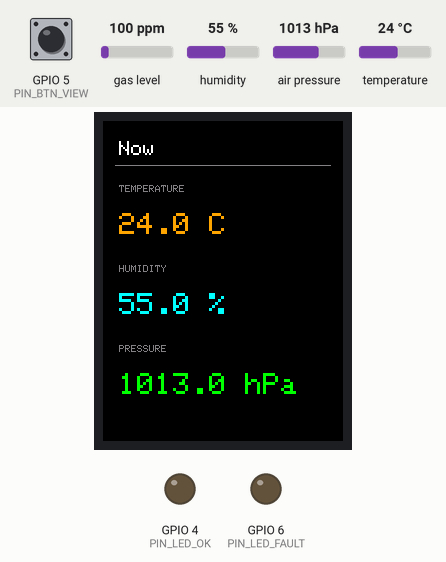
Bench run of a program on a simulated ESP32-S3. On the bench: 240×320 colour display, output pins drawn as LEDs (lit = HIGH). Inputs (shaded band) come from the test bench; at power-on: GPIO 5 (PIN_BTN_VIEW) HIGH, humidity 55 %, air pressure 1013 hPa, temperature 24 °C, gas level 100 ppm. Storage starts empty; pins used as bus, display or sensor lines are not drawn; what the program prints to the serial monitor is not drawn.

Above: at 3.5 s.
3.6 s: GPIO 5 (PIN_BTN_VIEW) pulled LOW for 0.15 s
At 4.3 s:
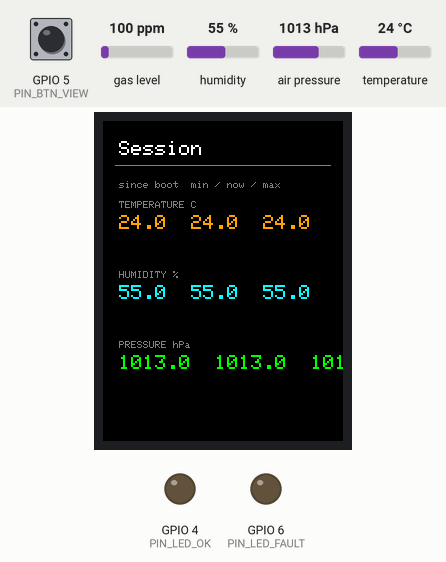
5.2 s: GPIO 5 (PIN_BTN_VIEW) pulled LOW for 1 s
At 6.3 s:
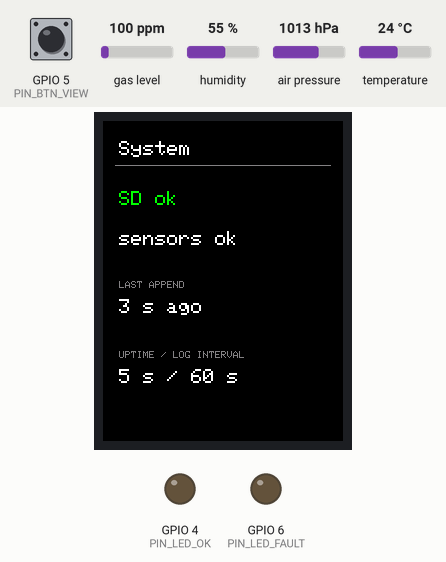
10.1 s: GPIO 5 (PIN_BTN_VIEW) pulled LOW for 0.15 s
At 11.3 s:
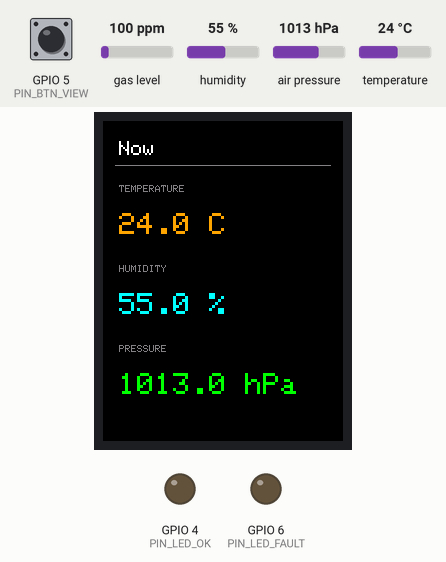
11.7 s: humidity set to 22 %
At 13.1 s:
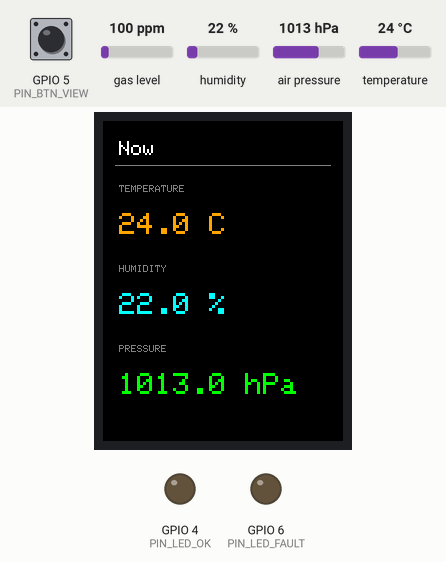
14.1 s: air pressure set to 952 hPa
At 15.8 s:
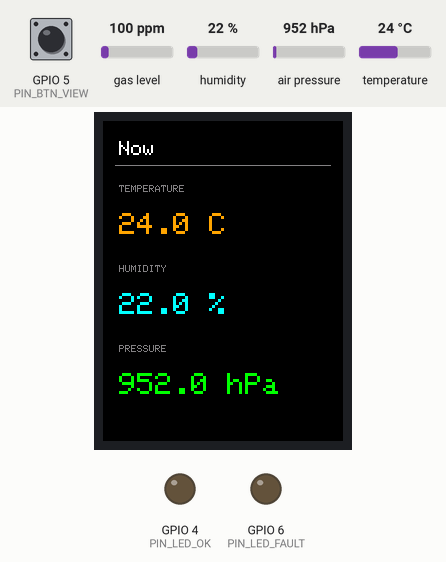
16.1 s: temperature set to 12 °C
At 17.4 s:
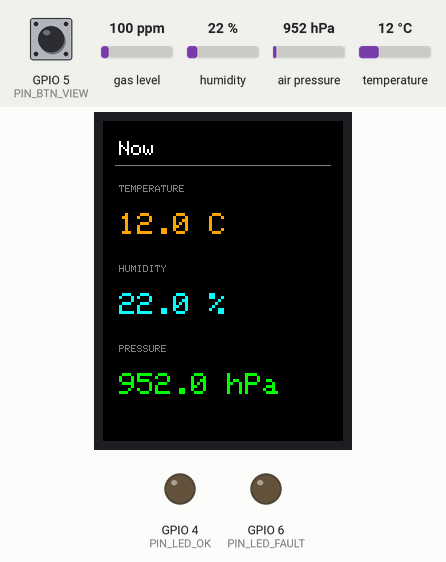
Timing chart, 0 to 64.1 s (numbered marks = the images above; inputs shaded):
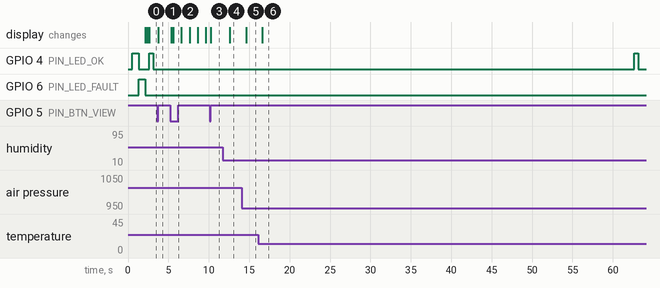

The program:

main.cpp
```cpp
#include <Arduino.h>
#include <SPI.h>
#include <Wire.h>
#include <SdFat.h>
#include <Adafruit_GFX.h>
#include <Adafruit_ST7789.h>
#include <Adafruit_SHT4x.h>
#include <Adafruit_BMP3XX.h>

// Lab pin map — docs/hardware.md
static const int PIN_SDA = 8;
static const int PIN_SCL_I2C = 18;
static const uint8_t BMP390_ADDR = 0x77;

static const int TFT_SCK = 12;
static const int TFT_MOSI = 11;
static const int TFT_CS = 10;
static const int TFT_DC = 9;
static const int TFT_RST = 7;

static const int SD_MISO = 14;
static const int SD_CS = 13;

// Phase 9 controls — tact to GND (pull-up), LEDs via resistor to GND
static const int PIN_BTN_VIEW = 5;
static const int PIN_LED_OK = 4;
static const int PIN_LED_FAULT = 6;

static const uint32_t UI_PERIOD_MS = 1000;
static const uint32_t LOG_PERIOD_MS = 60000;
static const uint32_t BTN_DEBOUNCE_MS = 40;
static const uint32_t LED_OK_MS = 500;
static const char *LOG_PATH = "/climate.csv";

static const uint16_t COL_BG = ST77XX_BLACK;
static const uint16_t COL_LABEL = 0x8410;
static const uint16_t COL_TEMP = 0xFD20;
static const uint16_t COL_HUM = 0x07FF;
static const uint16_t COL_PRES = 0x07E0;
static const uint16_t COL_TITLE = ST77XX_WHITE;
static const uint16_t COL_WARN = 0xF800;

Adafruit_ST7789 tft = Adafruit_ST7789(TFT_CS, TFT_DC, TFT_RST);
Adafruit_SHT4x sht4;
Adafruit_BMP3XX bmp;
SdFat sd;

enum View : uint8_t { VIEW_NOW = 0, VIEW_SESSION = 1, VIEW_SYSTEM = 2, VIEW_COUNT = 3 };

static View view = VIEW_NOW;
static bool view_dirty = true;
static bool sd_ok = false;
static bool sensor_fault = false;
static uint32_t last_ui_ms = 0;
static uint32_t last_log_ms = 0;
static uint32_t last_append_ms = 0;
static uint32_t led_ok_until = 0;

static bool btn_stable = true;  // pull-up idle high
static bool btn_last_raw = true;
static uint32_t btn_edge_ms = 0;

struct Sample {
  float temp_c;
  float humidity;
  float pressure_hpa;
};

static Sample live = {NAN, NAN, NAN};
static Sample sess_min = {NAN, NAN, NAN};
static Sample sess_max = {NAN, NAN, NAN};
static bool sess_init = false;

// Last painted strings — skip SPI when unchanged
static char painted_now_t[20] = "";
static char painted_now_h[20] = "";
static char painted_now_p[20] = "";
static char painted_sess_t[40] = "";
static char painted_sess_h[40] = "";
static char painted_sess_p[40] = "";
static char painted_sys_sd[16] = "";
static char painted_sys_sens[16] = "";
static char painted_sys_age[24] = "";
static char painted_sys_up[28] = "";

static void setFaultLed(bool on) { digitalWrite(PIN_LED_FAULT, on ? HIGH : LOW); }
static void pulseOkLed() {
  digitalWrite(PIN_LED_OK, HIGH);
  led_ok_until = millis() + LED_OK_MS;
}

static void updateSession(const Sample &s) {
  if (!sess_init) {
    sess_min = sess_max = s;
    sess_init = true;
    return;
  }
  if (s.temp_c < sess_min.temp_c) sess_min.temp_c = s.temp_c;
  if (s.temp_c > sess_max.temp_c) sess_max.temp_c = s.temp_c;
  if (s.humidity < sess_min.humidity) sess_min.humidity = s.humidity;
  if (s.humidity > sess_max.humidity) sess_max.humidity = s.humidity;
  if (s.pressure_hpa < sess_min.pressure_hpa) sess_min.pressure_hpa = s.pressure_hpa;
  if (s.pressure_hpa > sess_max.pressure_hpa) sess_max.pressure_hpa = s.pressure_hpa;
}

// Opaque text: paint glyph + background so we never fillScreen on refresh.
static void paintField(int x, int y, uint8_t size, uint16_t fg, const char *text,
                       int width_chars, char *cache, size_t cache_len) {
  char buf[48];
  if (width_chars >= (int)sizeof(buf)) {
    width_chars = (int)sizeof(buf) - 1;
  }
  snprintf(buf, sizeof(buf), "%-*s", width_chars, text);
  if (cache != nullptr && cache_len > 0 && strncmp(cache, buf, cache_len) == 0) {
    return;
  }
  tft.setTextWrap(false);
  tft.setTextSize(size);
  tft.setTextColor(fg, COL_BG);
  tft.setCursor(x, y);
  tft.print(buf);
  if (cache != nullptr && cache_len > 0) {
    strncpy(cache, buf, cache_len - 1);
    cache[cache_len - 1] = '\0';
  }
}

static void clearPaintCache() {
  painted_now_t[0] = painted_now_h[0] = painted_now_p[0] = '\0';
  painted_sess_t[0] = painted_sess_h[0] = painted_sess_p[0] = '\0';
  painted_sys_sd[0] = painted_sys_sens[0] = '\0';
  painted_sys_age[0] = painted_sys_up[0] = '\0';
}

static void drawTitleChrome(const char *title) {
  tft.fillScreen(COL_BG);
  clearPaintCache();
  tft.setTextWrap(false);
  tft.setTextColor(COL_TITLE, COL_BG);
  tft.setTextSize(2);
  tft.setCursor(16, 20);
  tft.print(title);
  tft.drawFastHLine(12, 44, 216, COL_LABEL);
}

static void drawNowChrome() {
  drawTitleChrome("Now");
  tft.setTextSize(1);
  tft.setTextColor(COL_LABEL, COL_BG);
  tft.setCursor(16, 64);
  tft.print("TEMPERATURE");
  tft.setCursor(16, 144);
  tft.print("HUMIDITY");
  tft.setCursor(16, 224);
  tft.print("PRESSURE");
}

static void drawNowValues(const Sample &s) {
  if (isnan(s.temp_c)) {
    return;
  }
  char buf[20];
  snprintf(buf, sizeof(buf), "%.1f C", s.temp_c);
  paintField(16, 92, 3, COL_TEMP, buf, 12, painted_now_t, sizeof(painted_now_t));

  snprintf(buf, sizeof(buf), "%.1f %%", s.humidity);
  paintField(16, 172, 3, COL_HUM, buf, 12, painted_now_h, sizeof(painted_now_h));

  snprintf(buf, sizeof(buf), "%.1f hPa", s.pressure_hpa);
  paintField(16, 252, 3, COL_PRES, buf, 14, painted_now_p, sizeof(painted_now_p));
}

static void drawSessionChrome() {
  drawTitleChrome("Session");
  tft.setTextSize(1);
  tft.setTextColor(COL_LABEL, COL_BG);
  tft.setCursor(16, 60);
  tft.print("since boot  min / now / max");
  tft.setCursor(16, 80);
  tft.print("TEMPERATURE C");
  tft.setCursor(16, 150);
  tft.print("HUMIDITY %");
  tft.setCursor(16, 220);
  tft.print("PRESSURE hPa");
}

static void drawSessionValues(const Sample &now) {
  char buf[40];
  if (!sess_init) {
    paintField(16, 94, 2, COL_TEMP, "--", 22, painted_sess_t, sizeof(painted_sess_t));
    paintField(16, 164, 2, COL_HUM, "--", 22, painted_sess_h, sizeof(painted_sess_h));
    paintField(16, 234, 2, COL_PRES, "--", 22, painted_sess_p, sizeof(painted_sess_p));
    return;
  }
  snprintf(buf, sizeof(buf), "%.1f  %.1f  %.1f", sess_min.temp_c, now.temp_c,
           sess_max.temp_c);
  paintField(16, 94, 2, COL_TEMP, buf, 22, painted_sess_t, sizeof(painted_sess_t));

  snprintf(buf, sizeof(buf), "%.1f  %.1f  %.1f", sess_min.humidity, now.humidity,
           sess_max.humidity);
  paintField(16, 164, 2, COL_HUM, buf, 22, painted_sess_h, sizeof(painted_sess_h));

  snprintf(buf, sizeof(buf), "%.1f  %.1f  %.1f", sess_min.pressure_hpa,
           now.pressure_hpa, sess_max.pressure_hpa);
  paintField(16, 234, 2, COL_PRES, buf, 22, painted_sess_p, sizeof(painted_sess_p));
}

static void drawSystemChrome() {
  drawTitleChrome("System");
  tft.setTextSize(1);
  tft.setTextColor(COL_LABEL, COL_BG);
  tft.setCursor(16, 160);
  tft.print("LAST APPEND");
  tft.setCursor(16, 230);
  tft.print("UPTIME / LOG INTERVAL");
}

static void drawSystemValues(uint32_t now_ms) {
  char buf[48];
  const char *sd_txt = sd_ok ? "SD ok" : "SD FAIL";
  paintField(16, 70, 2, sd_ok ? COL_PRES : COL_WARN, sd_txt, 12, painted_sys_sd,
             sizeof(painted_sys_sd));

  const char *sens_txt = sensor_fault ? "SENSOR FAIL" : "sensors ok";
  paintField(16, 110, 2, sensor_fault ? COL_WARN : COL_TITLE, sens_txt, 14,
             painted_sys_sens, sizeof(painted_sys_sens));

  if (last_append_ms == 0) {
    snprintf(buf, sizeof(buf), "none yet");
  } else {
    const uint32_t age_s = (now_ms - last_append_ms) / 1000UL;
    snprintf(buf, sizeof(buf), "%lu s ago", (unsigned long)age_s);
  }
  paintField(16, 178, 2, COL_TITLE, buf, 16, painted_sys_age, sizeof(painted_sys_age));

  snprintf(buf, sizeof(buf), "%lu s / %lu s", (unsigned long)(now_ms / 1000UL),
           (unsigned long)(LOG_PERIOD_MS / 1000UL));
  paintField(16, 248, 2, COL_TITLE, buf, 18, painted_sys_up, sizeof(painted_sys_up));
}

static void showView(uint32_t now_ms) {
  switch (view) {
    case VIEW_NOW:
      drawNowChrome();
      drawNowValues(live);
      break;
    case VIEW_SESSION:
      drawSessionChrome();
      drawSessionValues(live);
      break;
    case VIEW_SYSTEM:
      drawSystemChrome();
      drawSystemValues(now_ms);
      break;
    default:
      break;
  }
  view_dirty = false;
}

static void refreshView(uint32_t now_ms) {
  // Values only — never fillScreen here
  switch (view) {
    case VIEW_NOW:
      drawNowValues(live);
      break;
    case VIEW_SESSION:
      drawSessionValues(live);
      break;
    case VIEW_SYSTEM:
      drawSystemValues(now_ms);
      break;
    default:
      break;
  }
}

static void pollButton(uint32_t now_ms) {
  const bool raw = digitalRead(PIN_BTN_VIEW) == HIGH;
  if (raw != btn_last_raw) {
    btn_last_raw = raw;
    btn_edge_ms = now_ms;
  }
  if ((now_ms - btn_edge_ms) < BTN_DEBOUNCE_MS) {
    return;
  }
  if (raw == btn_stable) {
    return;
  }
  btn_stable = raw;
  // falling edge: released was high, now low (pressed to GND)
  if (!btn_stable) {
    view = static_cast<View>((static_cast<uint8_t>(view) + 1) % VIEW_COUNT);
    view_dirty = true;
    Serial.printf("view=%u\n", static_cast<unsigned>(view));
  }
}

static bool ensureLogHeader() {
  if (sd.exists(LOG_PATH)) {
    return true;
  }
  FsFile f = sd.open(LOG_PATH, O_RDWR | O_CREAT | O_TRUNC);
  if (!f) {
    return false;
  }
  f.println("uptime_ms,temp_c,humidity,pressure_hpa");
  f.close();
  return true;
}

static bool appendSample(uint32_t uptime_ms, const Sample &s) {
  FsFile f = sd.open(LOG_PATH, O_RDWR | O_CREAT | O_AT_END);
  if (!f) {
    return false;
  }
  f.print(uptime_ms);
  f.print(',');
  f.print(s.temp_c, 2);
  f.print(',');
  f.print(s.humidity, 1);
  f.print(',');
  f.println(s.pressure_hpa, 2);
  f.close();
  return true;
}

void setup() {
  Serial.begin(115200);
  delay(500);
  Serial.println();
  Serial.println("weather views — phase 9");
  Serial.printf("BTN=%d LED_OK=%d LED_FAULT=%d\n", PIN_BTN_VIEW, PIN_LED_OK,
                PIN_LED_FAULT);
  Serial.printf("I2C SDA=%d SCL=%d  TFT CS=%d  SD CS=%d MISO=%d\n", PIN_SDA,
                PIN_SCL_I2C, TFT_CS, SD_CS, SD_MISO);

  pinMode(PIN_BTN_VIEW, INPUT_PULLUP);
  pinMode(PIN_LED_OK, OUTPUT);
  pinMode(PIN_LED_FAULT, OUTPUT);
  digitalWrite(PIN_LED_OK, LOW);
  digitalWrite(PIN_LED_FAULT, LOW);

  // Boot self-test — both LEDs should light if wiring/polarity is right
  Serial.println("LED self-test: green then red");
  digitalWrite(PIN_LED_OK, HIGH);
  delay(800);
  digitalWrite(PIN_LED_OK, LOW);
  digitalWrite(PIN_LED_FAULT, HIGH);
  delay(800);
  digitalWrite(PIN_LED_FAULT, LOW);

  Wire.begin(PIN_SDA, PIN_SCL_I2C);
  Wire.setClock(100000);

  if (!sht4.begin(&Wire)) {
    Serial.println("SHT40 begin failed — halt");
    setFaultLed(true);
    while (true) {
      delay(1000);
    }
  }
  sht4.setPrecision(SHT4X_HIGH_PRECISION);
  sht4.setHeater(SHT4X_NO_HEATER);

  if (!bmp.begin_I2C(BMP390_ADDR, &Wire)) {
    Serial.println("BMP390 begin failed — halt");
    setFaultLed(true);
    while (true) {
      delay(1000);
    }
  }
  bmp.setTemperatureOversampling(BMP3_OVERSAMPLING_8X);
  bmp.setPressureOversampling(BMP3_OVERSAMPLING_4X);
  bmp.setIIRFilterCoeff(BMP3_IIR_FILTER_COEFF_3);
  bmp.setOutputDataRate(BMP3_ODR_50_HZ);

  SPI.begin(TFT_SCK, SD_MISO, TFT_MOSI, -1);
  pinMode(TFT_CS, OUTPUT);
  digitalWrite(TFT_CS, HIGH);
  pinMode(SD_CS, OUTPUT);
  digitalWrite(SD_CS, HIGH);

  tft.init(240, 320);
  tft.setRotation(0);
  tft.setSPISpeed(40000000);
  digitalWrite(TFT_CS, HIGH);

  sd_ok = sd.begin(SdSpiConfig(SD_CS, SHARED_SPI, SD_SCK_MHZ(4), &SPI));
  if (!sd_ok) {
    Serial.printf("SD begin failed err=0x%02X data=0x%02X\n", sd.sdErrorCode(),
                  sd.sdErrorData());
    setFaultLed(true);
  } else if (!ensureLogHeader()) {
    Serial.println("SD header write failed");
    sd_ok = false;
    setFaultLed(true);
  } else {
    Serial.println("SD ready");
  }

  view = VIEW_NOW;
  view_dirty = true;
  showView(millis());
  Serial.println("UI live — BTN cycles Now/Session/System (partial redraw)");
}

void loop() {
  const uint32_t now = millis();
  pollButton(now);

  if (led_ok_until && now >= led_ok_until) {
    digitalWrite(PIN_LED_OK, LOW);
    led_ok_until = 0;
  }

  if (view_dirty) {
    showView(now);
  }

  if (now - last_ui_ms < UI_PERIOD_MS) {
    return;
  }
  last_ui_ms = now;

  sensors_event_t humidity, temp;
  if (!sht4.getEvent(&humidity, &temp) || !bmp.performReading()) {
    Serial.println("sensor read failed");
    sensor_fault = true;
    setFaultLed(true);
    if (view == VIEW_SYSTEM) {
      refreshView(now);
    }
    return;
  }
  sensor_fault = false;
  if (sd_ok) {
    setFaultLed(false);
  }

  live.temp_c = temp.temperature;
  live.humidity = humidity.relative_humidity;
  live.pressure_hpa = bmp.pressure / 100.0f;
  updateSession(live);

  refreshView(now);
  Serial.printf("view=%u temp_c=%.2f humidity=%.1f pressure_hpa=%.2f\n",
                static_cast<unsigned>(view), live.temp_c, live.humidity,
                live.pressure_hpa);

  if (sd_ok && (last_log_ms == 0 || now - last_log_ms >= LOG_PERIOD_MS)) {
    if (appendSample(now, live)) {
      Serial.printf("sd append %s uptime_ms=%lu\n", LOG_PATH,
                    (unsigned long)now);
      last_log_ms = now;
      last_append_ms = now;
      pulseOkLed();
      if (view == VIEW_SYSTEM) {
        refreshView(now);
      }
    } else {
      Serial.println("sd append failed");
      sd_ok = false;
      setFaultLed(true);
      if (view == VIEW_SYSTEM) {
        refreshView(now);
      }
    }
  }
}
```

Measured:
- after the input at 3.6 s, the display: changes after 0.15 s (image 1)
- after the input at 5.2 s, the display: first changes after 0.15 s (image 2 shows a later state)
- after the input at 10.1 s, the display: changes after 0.15 s (image 3)
- after the input at 11.7 s, the display: changes after 0.91 s (image 4)
- after the input at 14.1 s, the display: changes after 0.51 s (image 5)
- after the input at 16.1 s, the display: changes after 0.51 s (image 6)
